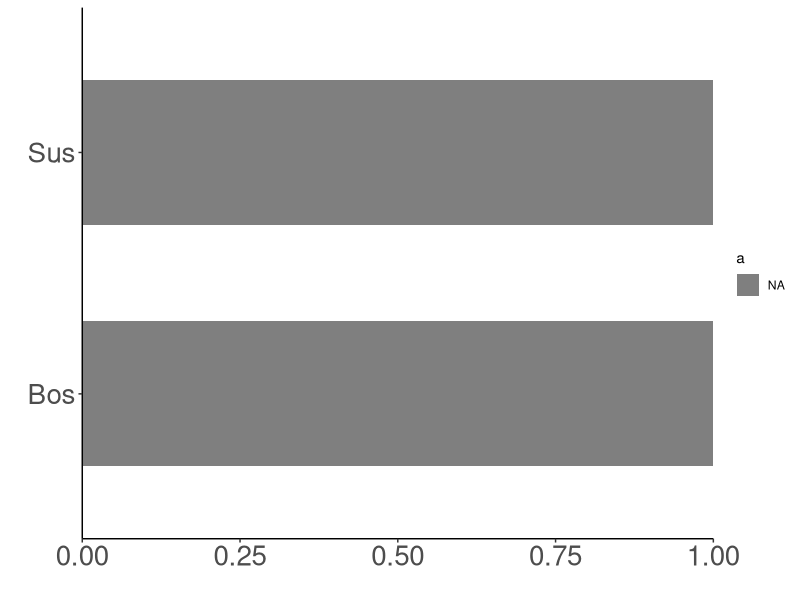
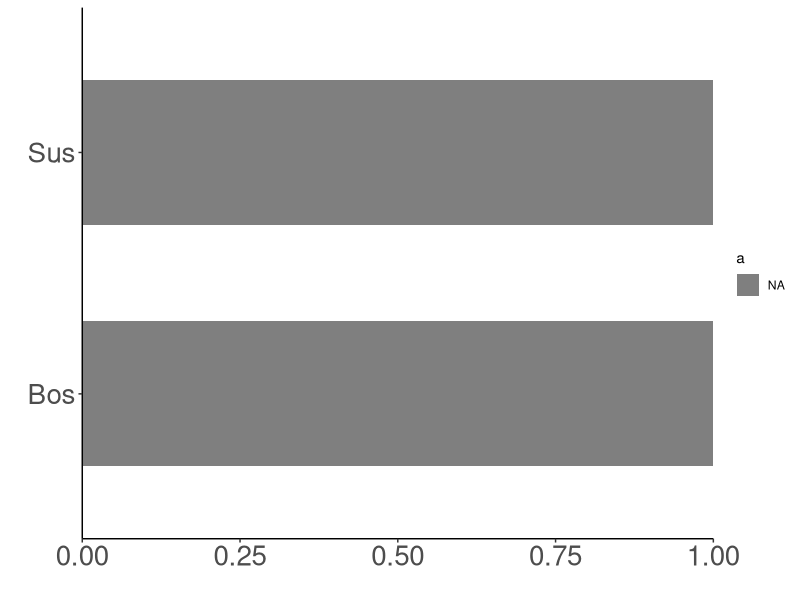

The R source for these figures, in order:

library(ggplot2)
library(ggthemes)
library(reshape2)
df <- read.delim("TssA_conserve.xls",header = T)

df <- melt(df)

df$a <- factor(df$a, levels = rev(c("high","low","sing")))

ggplot(df,aes(x=variable,y=value,fill=a))+
  geom_bar(stat="identity",position="fill",width = 0.6)+
  theme_classic()+
  scale_fill_manual(values = rev(c("#599AD5","#9DC3E6","#BDD7EE")))+
  coord_flip()+
  ylab("")+
  xlab("")+
  theme(axis.text = element_text(size = 20))+
  scale_y_continuous (expand = c (0, 0))



df <- read.delim("EnhA_conserve.xls",header = T)

df <- melt(df)

df$a <- factor(df$a, levels = rev(c("high","low","sing")))

ggplot(df,aes(x=variable,y=value,fill=a))+
  geom_bar(stat="identity",position="fill",width = 0.6)+
  theme_classic()+
  scale_fill_manual(values = rev(c("#FF8585","#FBA89F","#FDD6D3")))+
  coord_flip()+
  ylab("")+
  xlab("")+
  theme(axis.text = element_text(size = 20))+
  scale_y_continuous (expand = c (0, 0))

















